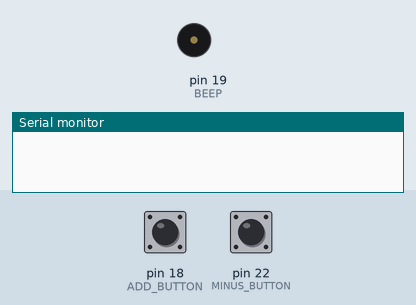
Bench run of a sketch on a simulated Arduino Mega 2560, built with avr-gcc and run on an emulated ATmega2560. Parts: buzzer (waves = sounding, pin HIGH), the last lines printed to the serial monitor. The test bench sets the inputs (shaded band); at power-on: pin 18 (ADD_BUTTON) HIGH, pin 22 (MINUS_BUTTON) HIGH.

Above: at 1.2 s.
1.3 s: pin 18 (ADD_BUTTON) pulled LOW for 3.2 s
At 2.1 s:
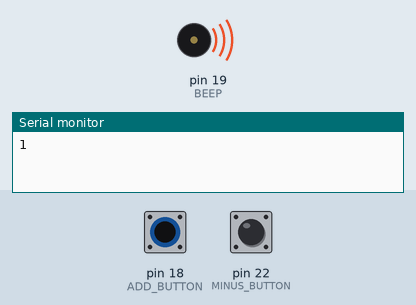
6.8 s: pin 22 (MINUS_BUTTON) pulled LOW for 3.2 s
At 7.6 s:
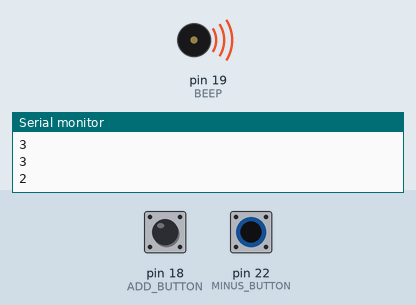
Timing chart, 0 to 12.4 s (numbered marks = the images above; inputs shaded):
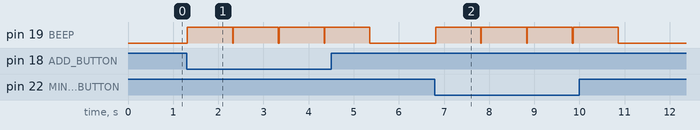

Measured:
- after the input at 1.3 s, pin 19 (BEEP): alternates HIGH for 1.0 s and LOW for 0.02 s, starting at once
- after the input at 6.8 s, pin 19 (BEEP): alternates HIGH for 1.0 s and LOW for 0.02 s, 8 changes in all, then stays LOW, starting at once

The sketch:

BUTTON.ino
```cpp
int ADD_BUTTON = 18;
int MINUS_BUTTON = 22;
int BEEP=19;
int num=0;
void setup()
{
    Serial.begin(115200u);
    pinMode(ADD_BUTTON,INPUT);
    pinMode(MINUS_BUTTON,INPUT);
    pinMode(BEEP,OUTPUT);
    digitalWrite(BEEP,LOW);
}

void loop()
{
  if(digitalRead(ADD_BUTTON)==LOW)
  {
    delay(15);
   if(digitalRead(ADD_BUTTON)==LOW)
    {
      num=num+1;
      if(3<num)
      {
        num=3;
      }
      Serial.println(num);
      digitalWrite(BEEP,HIGH);
      delay(1000);
      digitalWrite(BEEP,LOW);
    }
  }

//  Serial.println(digitalRead(MINUS_BUTTON));
  if(digitalRead(MINUS_BUTTON)==LOW)
  {
    delay(15);
   if(digitalRead(MINUS_BUTTON)==LOW)
    {
      num=num-1;
      if(num<0)
      {
        num=0;
      }
      Serial.println(num);
      digitalWrite(BEEP,HIGH);
      delay(1000);
      digitalWrite(BEEP,LOW);
    }
  }

}
```
